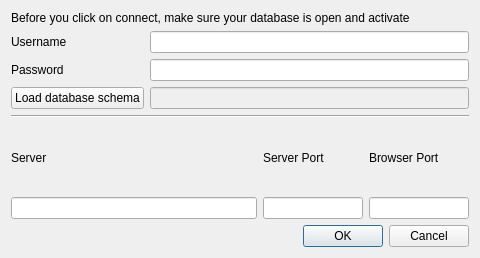
<?xml version="1.0" encoding="UTF-8"?>
<ui version="4.0">
 <class>Dialog_DatabaseConnection</class>
 <widget class="QDialog" name="Dialog_DatabaseConnection">
  <property name="geometry">
   <rect>
    <x>0</x>
    <y>0</y>
    <width>480</width>
    <height>258</height>
   </rect>
  </property>
  <property name="maximumSize">
   <size>
    <width>480</width>
    <height>258</height>
   </size>
  </property>
  <property name="windowTitle">
   <string>Connect to Database</string>
  </property>
  <layout class="QGridLayout" name="gridLayout_2">
   <item row="2" column="0">
    <layout class="QGridLayout" name="gridLayout_6">
     <item row="2" column="1">
      <widget class="QLineEdit" name="lineEdit_DialogDatabaseConnection_ServerPortNumber">
       <property name="sizePolicy">
        <sizepolicy hsizetype="Minimum" vsizetype="Fixed">
         <horstretch>0</horstretch>
         <verstretch>0</verstretch>
        </sizepolicy>
       </property>
       <property name="maximumSize">
        <size>
         <width>100</width>
         <height>16777215</height>
        </size>
       </property>
      </widget>
     </item>
     <item row="1" column="1">
      <widget class="QLabel" name="label_DialogDatabaseConnection_ServerPortNumber">
       <property name="text">
        <string>Server Port</string>
       </property>
      </widget>
     </item>
     <item row="2" column="0">
      <widget class="QLineEdit" name="lineEdit_DialogDatabaseConnection_ServerName">
       <property name="sizePolicy">
        <sizepolicy hsizetype="Expanding" vsizetype="Fixed">
         <horstretch>0</horstretch>
         <verstretch>0</verstretch>
        </sizepolicy>
       </property>
      </widget>
     </item>
     <item row="2" column="2">
      <widget class="QLineEdit" name="lineEdit_DialogDatabaseConnection_BrowserPortNumber">
       <property name="maximumSize">
        <size>
         <width>100</width>
         <height>16777215</height>
        </size>
       </property>
      </widget>
     </item>
     <item row="1" column="0">
      <widget class="QLabel" name="label_DialogDatabaseConnection_ServerName">
       <property name="text">
        <string>Server</string>
       </property>
      </widget>
     </item>
     <item row="1" column="2">
      <widget class="QLabel" name="label_DialogDatabaseConnection_BrowserPortNumber">
       <property name="text">
        <string>Browser Port</string>
       </property>
      </widget>
     </item>
    </layout>
   </item>
   <item row="0" column="0">
    <layout class="QGridLayout" name="gridLayout">
     <item row="0" column="0">
      <widget class="QLabel" name="label_DialogDatabaseConnection_Warning">
       <property name="text">
        <string>Before you click on connect, make sure your database is open and activate</string>
       </property>
      </widget>
     </item>
     <item row="1" column="0">
      <layout class="QGridLayout" name="gridLayout_4">
       <item row="1" column="1">
        <widget class="QLineEdit" name="lineEdit_DialogDatabaseConnection_Password">
         <property name="echoMode">
          <enum>QLineEdit::Password</enum>
         </property>
        </widget>
       </item>
       <item row="0" column="1">
        <widget class="QLineEdit" name="lineEdit_DialogDatabaseConnection_Username"/>
       </item>
       <item row="1" column="0">
        <widget class="QLabel" name="label_DialogDatabaseConnection_Password">
         <property name="text">
          <string>Password</string>
         </property>
        </widget>
       </item>
       <item row="0" column="0">
        <widget class="QLabel" name="label_DialogDatabaseConnection_Username">
         <property name="text">
          <string>Username</string>
         </property>
        </widget>
       </item>
       <item row="2" column="1">
        <widget class="QLineEdit" name="lineEdit_DialogDatabaseConnection_OpenSchema">
         <property name="enabled">
          <bool>false</bool>
         </property>
         <property name="readOnly">
          <bool>true</bool>
         </property>
        </widget>
       </item>
       <item row="2" column="0">
        <widget class="QPushButton" name="pushButton_DialogDatabaseConnection_OpenSchema">
         <property name="text">
          <string>Load database schema</string>
         </property>
        </widget>
       </item>
      </layout>
     </item>
    </layout>
   </item>
   <item row="3" column="0">
    <widget class="QDialogButtonBox" name="buttonBox_DialogDatabaseConnection">
     <property name="standardButtons">
      <set>QDialogButtonBox::Cancel|QDialogButtonBox::Ok</set>
     </property>
    </widget>
   </item>
   <item row="1" column="0">
    <widget class="Line" name="line">
     <property name="orientation">
      <enum>Qt::Horizontal</enum>
     </property>
    </widget>
   </item>
  </layout>
 </widget>
 <resources/>
 <connections/>
</ui>
